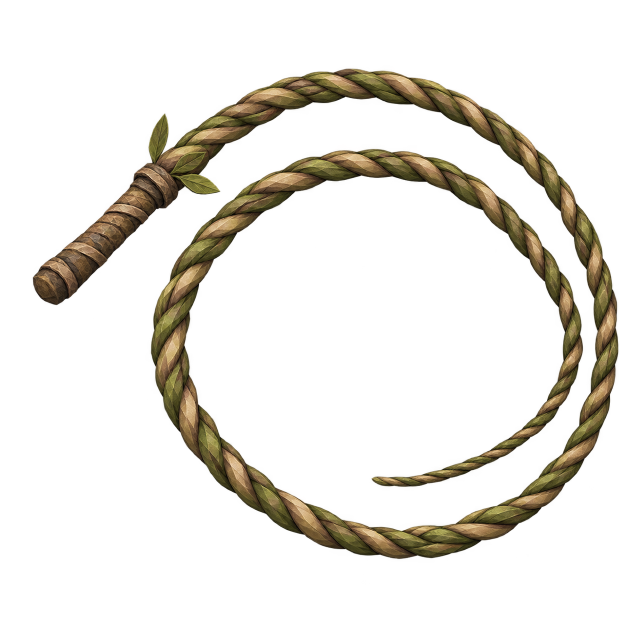
#> input picture art/druid-whip-thumb-20261024/original.png, 1254 x 1254 px, given in place of german_1.webp, which was not available (shown at 1/2 size)
$ python -i itemart_sheet.py   (imports and definitions only)
#> lines starting #> are read from the running program, lines starting #| are printed output that depends on the picture; pictures that were not available may be replaced by others from this repository, and a replacement may not be noted
# 아이템 그림 사진 판 (docs/import/item_art_2026-10-16.md) — 두 가지
#  1) 장면 맞대기: itemart_capture.mjs 가 찍은 전(바탕 판) · 후 사진을 자리(rects.json)대로 잘라 나란히 → <out>/itemart_<장면>.webp
#       python3 tools/browser/itemart_sheet.py scenes <전 폴더> <후 폴더> docs/handoff
#     + 유파 다섯 별자리 판(후만 — 문서 꼴 다섯) → itemart_tree_schools.webp · 설명 카드는 독일 전 · 후 + 일본 후
#  2) 그림 판: 스킬북 25 장 + 금화 + 머리를 원래 크기(256 × 336 — 테두리 선 = 그림 틀, 아래 숫자 = 투명 여백 px)와
#     실제 화면 크기(폰 화소 비 3: 책 칸 32 × 42 css = 96 × 126 · 안 산 책 = 어둡게 · 설명 카드 26 × 34 · 금화 · 머리 20 / 14 / 9 css)로 → <out.webp>
#     [전 그림 폴더]를 주면 맨 아래에 전(책 꼴 + 급 숫자) 25 장을 실제 크기로 한 띠 더
#       python3 tools/browser/itemart_sheet.py sheet public/ui docs/handoff/itemart_sheet.webp [전 그림 폴더 — <폴더>/books/<유파>_<급>.webp]
#  글자는 PIL 기본 글꼴(라틴)만 쓴다 — 한글 글꼴이 없는 곳에서도 돌게
import json, os, sys
from PIL import Image, ImageDraw, ImageEnhance, ImageFont, ImageOps

SCHOOLS = ['german', 'italian', 'iberian', 'japanese', 'chinese']
ROMAN = ['', 'I', 'II', 'III', 'IV', 'V']
DPR = 3
FG, SUB, LINE = (243, 233, 216), (176, 160, 136), (107, 90, 68)


def font(size):
    try:
        return ImageFont.load_default(size=size)
    except TypeError:  # 옛 Pillow
        return ImageFont.load_default()


def alpha_pad(im):
    """보이는 화소(알파 > 8)의 상자와 그림 가장자리 사이 가장 좁은 곳 (px)"""
    box = im.getchannel('A').point(lambda a: 255 if a > 8 else 0).getbbox()
    if not box:
        return 0
    return min(box[0], box[1], im.width - box[2], im.height - box[3])


# [64 lines left out: functions crop, side_by_side, scenes, row, save, not called in this run]


def sheet(ui, out, before=None):
#> called with out = 'out.png'
    f, fs, fb = font(17), font(14), font(26)
    BW, BH, G = 256, 336, 12
    LX, TOP = 110, 96
    native_w = LX + 5 * (BW + G)
    right_x = native_w + 20
    W = right_x + BW + 40
    band_y = TOP + 5 * (BH + 40) + 30
    RB, RD = (32 * DPR, 42 * DPR), (26 * DPR, 34 * DPR)
    H = band_y + 60 + 5 * (RB[1] + 22) + 20
    before_y = H + 10
    if before:
        H = before_y + 50 + 5 * (RB[1] + 22) + 10
    img = Image.new('RGBA', (W, H), (27, 20, 16, 255))
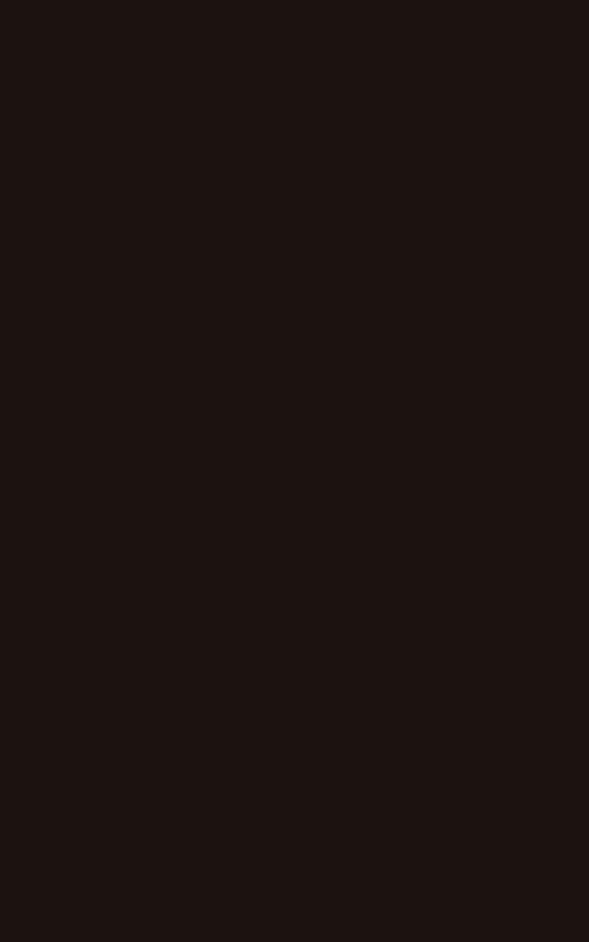
#> img: PIL image 1766x2826 RGBA (shown at 1/3 size); mean R, G, B, A 27, 20, 16, 255
    d = ImageDraw.Draw(img)
    d.text((16, 14), 'Skill pictures 25 + coins + pouch  (2026-10-16)  -  native 256 x 336: outline = image frame, number = transparent padding px (>= 4)', fill=FG, font=f)
    d.text((16, 40), 'Rows: german (leather Fechtbuch) / italian (loose illustrated leaves, ribbon) / iberian (rolled vellum, wax seal) / japanese (Gorin-no-sho scroll: earth water fire wind void) / chinese (bamboo slips).  Columns: tier I..V = volume + tie colour only (no numerals).', fill=SUB, font=fs)
    for t in range(1, 6):
        d.text((LX + (t - 1) * (BW + G) + BW // 2 - 10, TOP - 26), ROMAN[t], fill=FG, font=fb)
    worst = 999
    for r, s in enumerate(SCHOOLS):
        y = TOP + r * (BH + 40)
        d.text((14, y + BH // 2 - 10), s, fill=FG, font=f)
        for t in range(1, 6):
            x = LX + (t - 1) * (BW + G)
            im = Image.open(f'{ui}/books/{s}_{t}.webp').convert('RGBA')
#> im is the input picture: PIL image 1254x1254 RGBA; mean R, G, B, A 19.6, 16.2, 9.3, 40.4
            img.alpha_composite(im, (x, y))
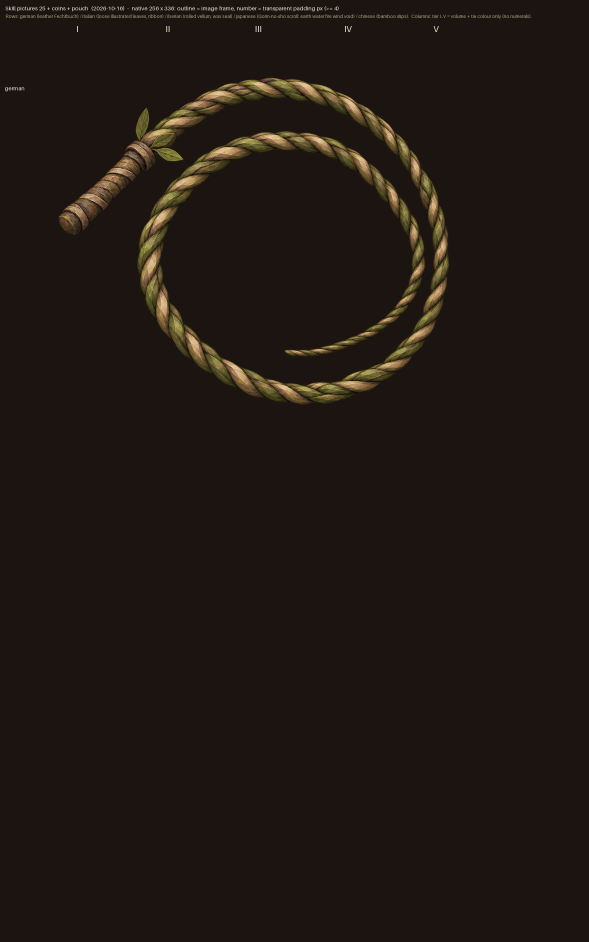
#> img: PIL image 1766x2826 RGBA (shown at 1/3 size); mean R, G, B, A 31.4, 23.8, 18.1, 255
            d.rectangle((x - 1, y - 1, x + BW, y + BH), outline=LINE)
            p = alpha_pad(im)
#> in alpha_pad, `box = im.getchannel('A').point(lambda a: 255 if a > 8 else 0).getbbox()`: box = (64, 136, 1237, 1119)
#> p = 17
            worst = min(worst, p)
#> worst = 17
            d.text((x + 2, y + BH + 4), f'pad {p}px', fill=SUB, font=fs)
    # 금화 · 머리 (원래 크기 + 실제 크기)
    y = TOP
    for name, label in [('coins', 'coins'), ('pouch', 'pouch (heads)')]:
        im = Image.open(f'{ui}/wallet/{name}.webp').convert('RGBA')
        d.text((right_x, y - 24), label, fill=FG, font=f)
        img.alpha_composite(im, (right_x, y))
        d.rectangle((right_x - 1, y - 1, right_x + 256, y + 256), outline=LINE)
        d.text((right_x + 2, y + 260), f'pad {alpha_pad(im)}px   real size: 20 / 14 / 9 css', fill=SUB, font=fs)
        xx = right_x
        for css in (20, 14, 9):
            px = css * DPR
            img.alpha_composite(im.resize((px, px), Image.LANCZOS), (xx, y + 284 + (60 - px)))
            xx += px + 14
        y += 400
    # 실제 화면 크기 띠 (폰 화소 비 3): 별자리 판 책 칸 · 안 산 책(어둡게 — lobby.css grayscale(1) brightness(.42)) · 설명 카드
    d.rectangle((0, band_y - 10, W, H), fill=(33, 26, 18))
    d.text((16, band_y), 'Real size on phone (DPR 3): board thumb 32x42 css  |  unowned (grayscale + brightness .42)  |  detail card 26x34 css', fill=FG, font=f)
    for r, s in enumerate(SCHOOLS):
        y = band_y + 40 + r * (RB[1] + 22)
        d.text((14, y + RB[1] // 2 - 10), s, fill=SUB, font=fs)
        x = LX
        for t in range(1, 6):
            im = Image.open(f'{ui}/books/{s}_{t}.webp').convert('RGBA')
            small = im.resize(RB, Image.LANCZOS)
            img.alpha_composite(small, (x + (t - 1) * (RB[0] + 10), y))
            gray = ImageEnhance.Brightness(ImageOps.grayscale(small.convert('RGB')).convert('RGB')).enhance(0.42).convert('RGBA')
            gray.putalpha(small.getchannel('A'))
            img.alpha_composite(gray, (x + 5 * (RB[0] + 10) + 30 + (t - 1) * (RB[0] + 10), y))
            img.alpha_composite(im.resize(RD, Image.LANCZOS), (x + 10 * (RB[0] + 10) + 60 + (t - 1) * (RD[0] + 10), y + (RB[1] - RD[1]) // 2))
    if before:  # 전 (앞 작업 — 책 꼴 + 급 숫자) 실제 크기 띠
        d.rectangle((0, before_y - 6, W, H), fill=(24, 19, 14))
        d.text((16, before_y + 4), 'Before (previous pass 93d4274 - all books, Roman numerals): real size, board thumb 32x42 css', fill=SUB, font=f)
        for r, s in enumerate(SCHOOLS):
            y = before_y + 44 + r * (RB[1] + 22)
            d.text((14, y + RB[1] // 2 - 10), s, fill=SUB, font=fs)
            for t in range(1, 6):
                im = Image.open(f'{before}/books/{s}_{t}.webp').convert('RGBA')
                img.alpha_composite(im.resize(RB, Image.LANCZOS), (LX + (t - 1) * (RB[0] + 10), y))
    save(img.convert('RGB'), out, q=80)
    print(f'smallest transparent padding: {worst}px')


# [8 lines not run here, left out]

#> (the run stopped early here; a loop or call above may not have finished)

$ run again, on art/hero-profiles-20261024/bernardo/original.png
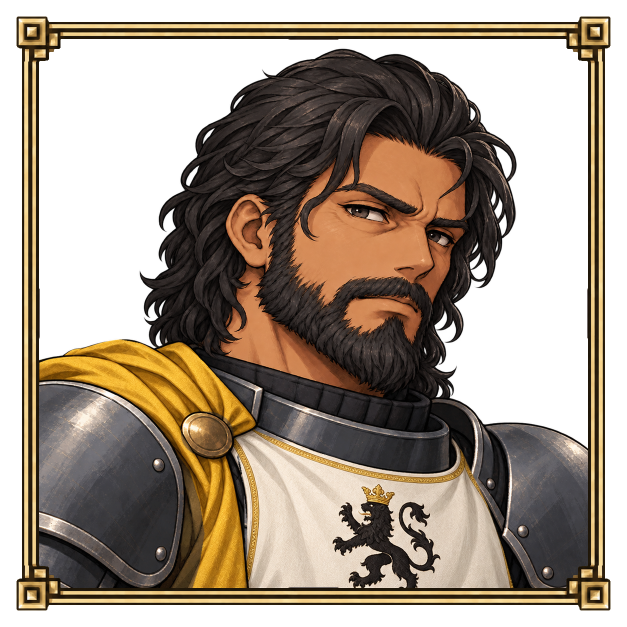
#> input picture art/hero-profiles-20261024/bernardo/original.png, 1254 x 1254 px, given in place of german_1.webp, which was not available (shown at 1/2 size)
#> in sheet, im is the input picture: PIL image 1254x1254 RGBA; mean R, G, B, A 70, 56.8, 42.7, 159.2
#> in sheet, `img.alpha_composite(im, (x, y))`:
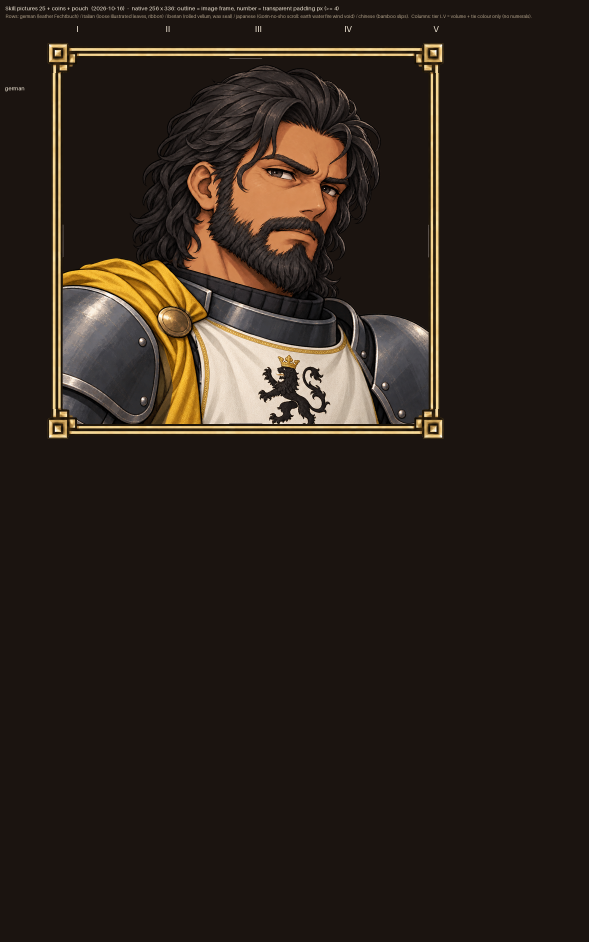
#> img: PIL image 1766x2826 RGBA (shown at 1/3 size); mean R, G, B, A 43.9, 34.1, 26.4, 255
#> box = (33, 33, 1221, 1221)
#> p = 33
